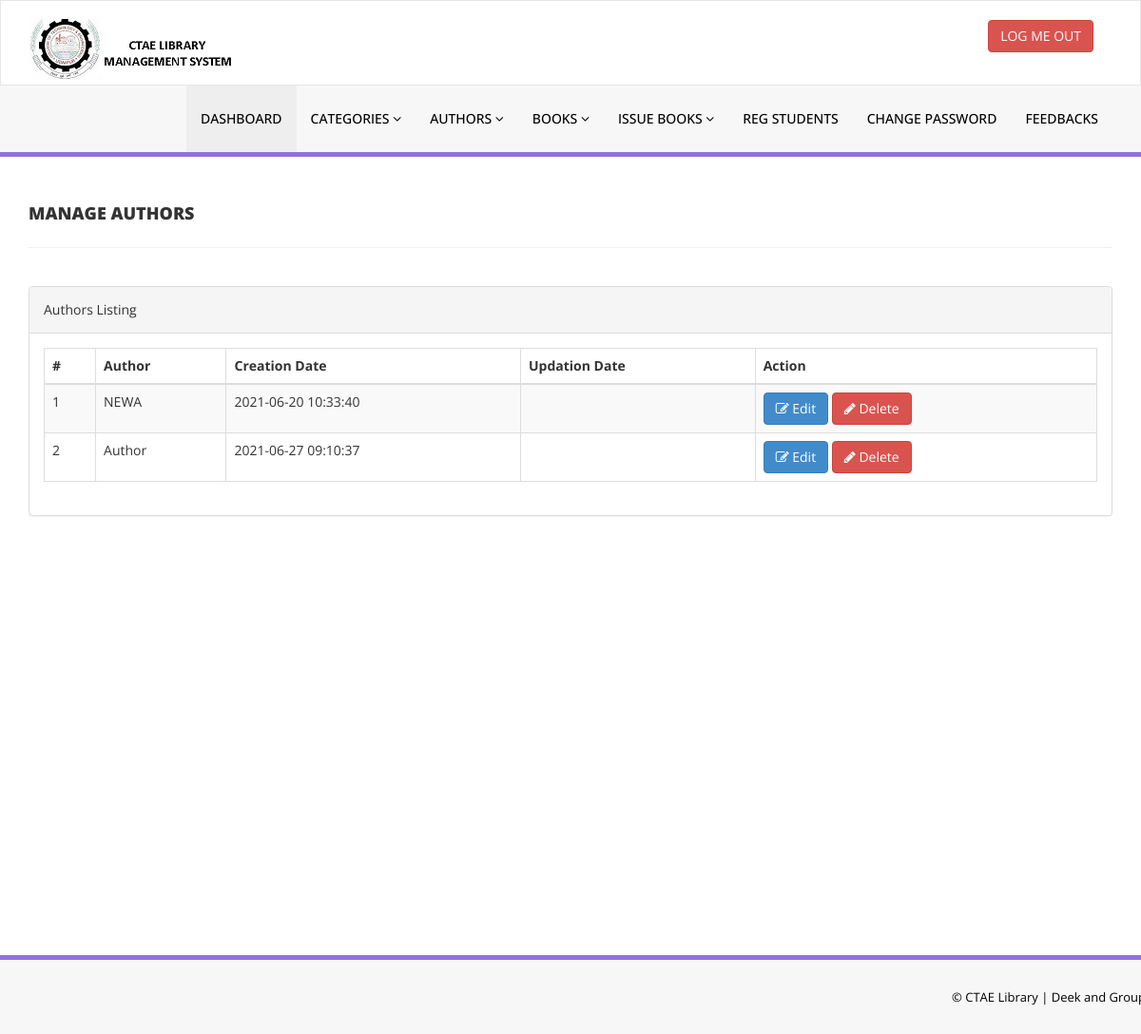
Screenshot of /admin/manage-authors.php (signed in) with the database file from the repository.
### tables this page shows
CREATE TABLE `tblauthors` (
  `id` int(11) NOT NULL,
  `AuthorName` varchar(159) DEFAULT NULL,
  `creationDate` timestamp NULL DEFAULT current_timestamp(),
  `UpdationDate` timestamp NULL DEFAULT NULL ON UPDATE current_timestamp()
);

### admin/manage-authors.php (the view, shortened to what this page needs)
<?php
include('includes/config.php');
if(strlen($_SESSION['alogin'])==0)
    {
header('location:index.php');
}
else{
    ?>
<!DOCTYPE html>
<html xmlns="http://www.w3.org/1999/xhtml">
<head>
    <link href="assets/css/bootstrap.css" rel="stylesheet" />
    <link href="assets/css/font-awesome.css" rel="stylesheet" />
    <link href="assets/js/dataTables/dataTables.bootstrap.css" rel="stylesheet" />
    <link href="assets/css/style.css" rel="stylesheet" />
</head>
<body>
<?php include('includes/header.php');?>
    <div class="content-wrapper">
         <div class="container">
        <div class="row pad-botm">
            <div class="col-md-12">
                <h4 class="header-line">Manage Authors</h4>
    </div>
     <div class="row">
</div>
        </div>
            <div class="row">
                <div class="col-md-12">
                    <div class="panel panel-default">
                        <div class="panel-heading">
                           Authors Listing
                        </div>
                        <div class="panel-body">
                            <div class="table-responsive">
                                <table class="table table-striped table-bordered table-hover" id="dataTables-example">
                                    <thead>
                                        <tr>
                                            <th>#</th>
                                            <th>Author</th>
                                            <th>Creation Date</th>
                                            <th>Updation Date</th>
                                            <th>Action</th>
                                        </tr>
                                    </thead>
                                    <tbody>
<?php $sql = "SELECT * from  tblauthors";
$query = $dbh -> prepare($sql);
$query->execute();
$results=$query->fetchAll(PDO::FETCH_OBJ);
$cnt=1;
if($query->rowCount() > 0)
{
foreach($results as $result)
{               ?>
                                        <tr class="odd gradeX">
                                            <td class="center"><?php echo htmlentities($cnt);?></td>
                                            <td class="center"><?php echo htmlentities($result->AuthorName);?></td>
                                            <td class="center"><?php echo htmlentities($result->creationDate);?></td>
                                            <td class="center"><?php echo htmlentities($result->UpdationDate);?></td>
                                            <td class="center">
                                            <a href="edit-author.php?athrid=<?php echo htmlentities($result->id);?>"><button class="btn btn-primary"><i class="fa fa-edit "></i> Edit</button>
                                          <a href="manage-authors.php?del=<?php echo htmlentities($result->id);?>" onclick="return confirm('Are you sure you want to delete?');" >  <button class="btn btn-danger"><i class="fa fa-pencil"></i> Delete</button>
                                            </td>
                                        </tr>
 <?php $cnt=$cnt+1;}} ?>
                                    </tbody>
                                </table>
                            </div>
                        </div>
                    </div>
                </div>
            </div>
    </div>
    </div>
  <?php include('includes/footer.php');?>
</body>
</html>
<?php } ?>

### admin/assets/css/style.css (style rules this page uses)
.content-wrapper { margin-top: 40px; min-height:800px; padding-bottom:90px; }
.header-line { font-weight:900; padding-bottom:25px; border-bottom:1px solid #eeeeee; text-transform:uppercase; }
.pad-botm { padding-bottom:30px; }

### rows the page displays
tblauthors: AuthorName "NEWA", creationDate "2021-06-20 10:33:40"
tblauthors: AuthorName "Author", creationDate "2021-06-27 09:10:37"
